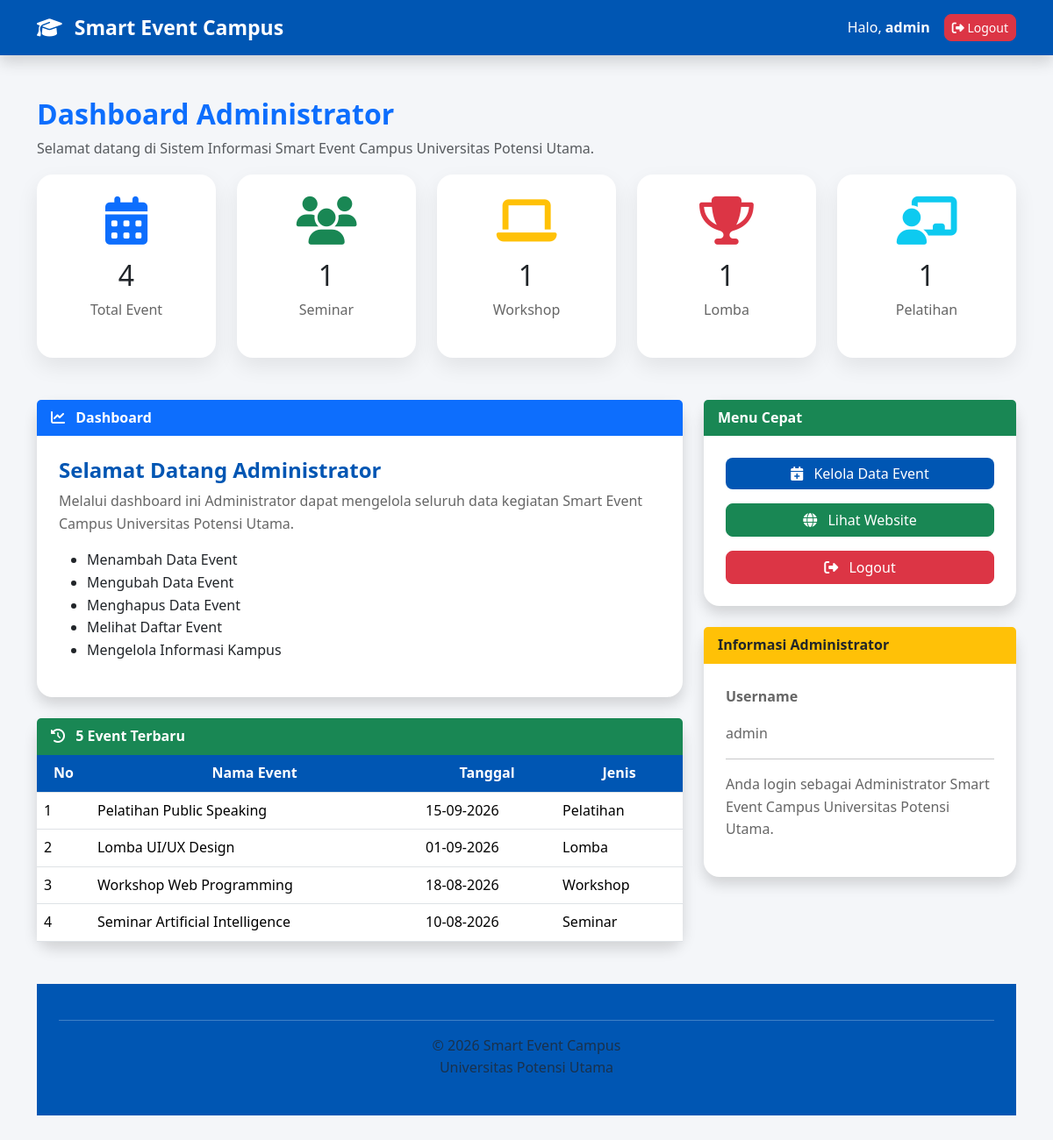
Screenshot of /dashboard.php (signed in) with the database file from the repository.
### tables this page shows
CREATE TABLE event (
    id_event INT AUTO_INCREMENT PRIMARY KEY,
    nama_event VARCHAR(150) NOT NULL,
    jenis_event ENUM('Seminar','Workshop','Pelatihan','Lomba') NOT NULL,
    tanggal DATE NOT NULL,
    lokasi VARCHAR(150) NOT NULL,
    penyelenggara VARCHAR(150) NOT NULL,
    deskripsi TEXT NOT NULL
);

### dashboard.php (the view, shortened to what this page needs)
<?php
include "config/koneksi.php";
$total_event = mysqli_fetch_assoc(mysqli_query($conn,
"SELECT COUNT(*) AS total FROM event"))['total'];
$total_seminar = mysqli_fetch_assoc(mysqli_query($conn,
"SELECT COUNT(*) AS total FROM event WHERE jenis_event='Seminar'"))['total'];
$total_workshop = mysqli_fetch_assoc(mysqli_query($conn,
"SELECT COUNT(*) AS total FROM event WHERE jenis_event='Workshop'"))['total'];
$total_lomba = mysqli_fetch_assoc(mysqli_query($conn,
"SELECT COUNT(*) AS total FROM event WHERE jenis_event='Lomba'"))['total'];
$total_pelatihan = mysqli_fetch_assoc(mysqli_query($conn,
"SELECT COUNT(*) AS total FROM event WHERE jenis_event='Pelatihan'"))['total'];
$event_terbaru = mysqli_query($conn,"
SELECT *
FROM event
ORDER BY tanggal DESC
LIMIT 5
");
?>
<!DOCTYPE html>
<html lang="id">
<head>
<link href="https://cdn.jsdelivr.net/npm/bootstrap@5.3.3/dist/css/bootstrap.min.css" rel="stylesheet">
<link href="https://cdnjs.cloudflare.com/ajax/libs/font-awesome/6.5.2/css/all.min.css" rel="stylesheet">
<link rel="stylesheet" href="assets/css/style.css">
</head>
<body>
<nav class="navbar navbar-expand-lg navbar-dark bg-primary shadow">
<div class="container">
<a class="navbar-brand fw-bold" href="dashboard.php">
<i class="fa-solid fa-graduation-cap me-2"></i>
Smart Event Campus
</a>
<div class="d-flex align-items-center">
<span class="text-white me-3">
Halo,
<b><?= htmlspecialchars($_SESSION['username']); ?></b>
</span>
<a href="logout.php"
class="btn btn-danger btn-sm"
onclick="return confirm('Yakin ingin logout?')">
<i class="fa-solid fa-right-from-bracket"></i>
Logout
</a>
</div>
</div>
</nav>
<div class="container py-5">
<h2 class="fw-bold text-primary">
Dashboard Administrator
</h2>
<p class="text-muted">
Selamat datang di Sistem Informasi Smart Event Campus
Universitas Potensi Utama.
</p>
<div class="row g-4 mb-5">
<div class="col-md-6 col-lg">
<div class="card stat-card text-center">
<div class="card-body">
<i class="fa-solid fa-calendar-days fa-3x text-primary mb-3"></i>
<h2><?= $total_event; ?></h2>
<p>Total Event</p>
</div>
</div>
</div>
<div class="col-md-6 col-lg">
<div class="card stat-card text-center">
<div class="card-body">
<i class="fa-solid fa-users fa-3x text-success mb-3"></i>
<h2><?= $total_seminar; ?></h2>
<p>Seminar</p>
</div>
</div>
</div>
<div class="col-md-6 col-lg">
<div class="card stat-card text-center">
<div class="card-body">
<i class="fa-solid fa-laptop fa-3x text-warning mb-3"></i>
<h2><?= $total_workshop; ?></h2>
<p>Workshop</p>
</div>
</div>
</div>
<div class="col-md-6 col-lg">
<div class="card stat-card text-center">
<div class="card-body">
<i class="fa-solid fa-trophy fa-3x text-danger mb-3"></i>
<h2><?= $total_lomba; ?></h2>
<p>Lomba</p>
</div>
</div>
</div>
<div class="col-md-6 col-lg">
<div class="card stat-card text-center">
<div class="card-body">
<i class="fa-solid fa-chalkboard-user fa-3x text-info mb-3"></i>
<h2><?= $total_pelatihan; ?></h2>
<p>Pelatihan</p>
</div>
</div>
</div>
</div>
<div class="row">
<div class="col-lg-8">
<div class="card shadow border-0 mb-4">
<div class="card-header bg-primary text-white">
<i class="fa-solid fa-chart-line me-2"></i>
Dashboard
</div>
<div class="card-body">
<h4>Selamat Datang Administrator</h4>
<p>
Melalui dashboard ini Administrator dapat mengelola seluruh data kegiatan Smart Event Campus Universitas Potensi Utama.
</p>
<ul>
<li>Menambah Data Event</li>
<li>Mengubah Data Event</li>
<li>Menghapus Data Event</li>
<li>Melihat Daftar Event</li>
<li>Mengelola Informasi Kampus</li>
</ul>
</div>
</div>
<div class="card shadow border-0">
<div class="card-header bg-success text-white">
<i class="fa-solid fa-clock-rotate-left me-2"></i>
5 Event Terbaru
</div>
<div class="table-responsive">
<table class="table table-hover mb-0">
<thead>
<tr>
<th>No</th>
<th>Nama Event</th>
<th>Tanggal</th>
<th>Jenis</th>
</tr>
</thead>
<tbody>
<?php
$no = 1;
while($row = mysqli_fetch_assoc($event_terbaru)){
?>
<tr>
<td><?= $no++; ?></td>
<td><?= htmlspecialchars($row['nama_event']); ?></td>
<td><?= date("d-m-Y", strtotime($row['tanggal'])); ?></td>
<td><?= htmlspecialchars($row['jenis_event']); ?></td>
</tr>
<?php } ?>
</tbody>
</table>
</div>
</div>
</div>
<div class="col-lg-4">
<div class="card shadow border-0 mb-4">
<div class="card-header bg-success text-white">
Menu Cepat
</div>
<div class="card-body d-grid gap-3">
<a href="event/index.php" class="btn btn-primary">
<i class="fa-solid fa-calendar-plus me-2"></i>
Kelola Data Event
</a>
<a href="index.php" class="btn btn-success">
<i class="fa-solid fa-globe me-2"></i>
Lihat Website
</a>
<a href="logout.php"
class="btn btn-danger"
onclick="return confirm('Yakin ingin logout?')">
<i class="fa-solid fa-right-from-bracket me-2"></i>
Logout
</a>
</div>
</div>
<div class="card shadow border-0">
<div class="card-header bg-warning">
Informasi Administrator
</div>
<div class="card-body">
<p><strong>Username</strong></p>
<p><?= htmlspecialchars($_SESSION['username']); ?></p>
<hr>
<p>
Anda login sebagai Administrator Smart Event Campus Universitas Potensi Utama.
</p>
</div>
</div>
</div>
</div>
<footer class="text-center mt-5">
<hr>
<p class="text-muted">
© 2026 Smart Event Campus<br>
Universitas Potensi Utama
</p>
</footer>
</div>
</body>
</html>

### assets/css/style.css (style rules this page uses)
* { margin:0; padding:0; box-sizing:border-box; font-family:'Segoe UI',sans-serif; }
html { scroll-behavior:smooth; }
body { background:#f4f6f9; color:#333; line-height:1.6; }
.navbar { background:#0056b3 !important; box-shadow:0 3px 12px rgba(0,0,0,.15); }
.navbar-brand { font-size:23px; font-weight:bold; color:#fff !important; }
.card { border:none; border-radius:18px; box-shadow:0 10px 25px rgba(0,0,0,.08); transition:.35s; }
.card-header { border:none; font-weight:bold; }
.card-body { padding:25px; }
.card h4 { color:#0056b3; font-weight:bold; }
.card p { color:#666; }
.btn { border-radius:8px; transition:.3s; }
.btn-primary { background:#0056b3; border:none; }
.table { background:#fff; }
.table th { background:#0056b3; color:#fff; text-align:center; }
.table td { vertical-align:middle; }
.stat-card { transition:.35s; }
.stat-card i { font-size:55px; color:#0056b3; transition:.3s; }
.fa-solid { color:inherit; }
footer { background:#0056b3; color:#fff; text-align:center; padding:25px; }

### rows the page displays
event: nama_event "Pelatihan Public Speaking", tanggal "15-09-2026", jenis_event "Pelatihan"
event: nama_event "Lomba UI/UX Design", tanggal "01-09-2026", jenis_event "Lomba"
event: nama_event "Workshop Web Programming", tanggal "18-08-2026", jenis_event "Workshop"
event: nama_event "Seminar Artificial Intelligence", tanggal "10-08-2026", jenis_event "Seminar"

### other values shown
$_SESSION['username'] "admin"
$total_event "4"
$total_seminar "1"
$total_workshop "1"
$total_lomba "1"
$total_pelatihan "1"
